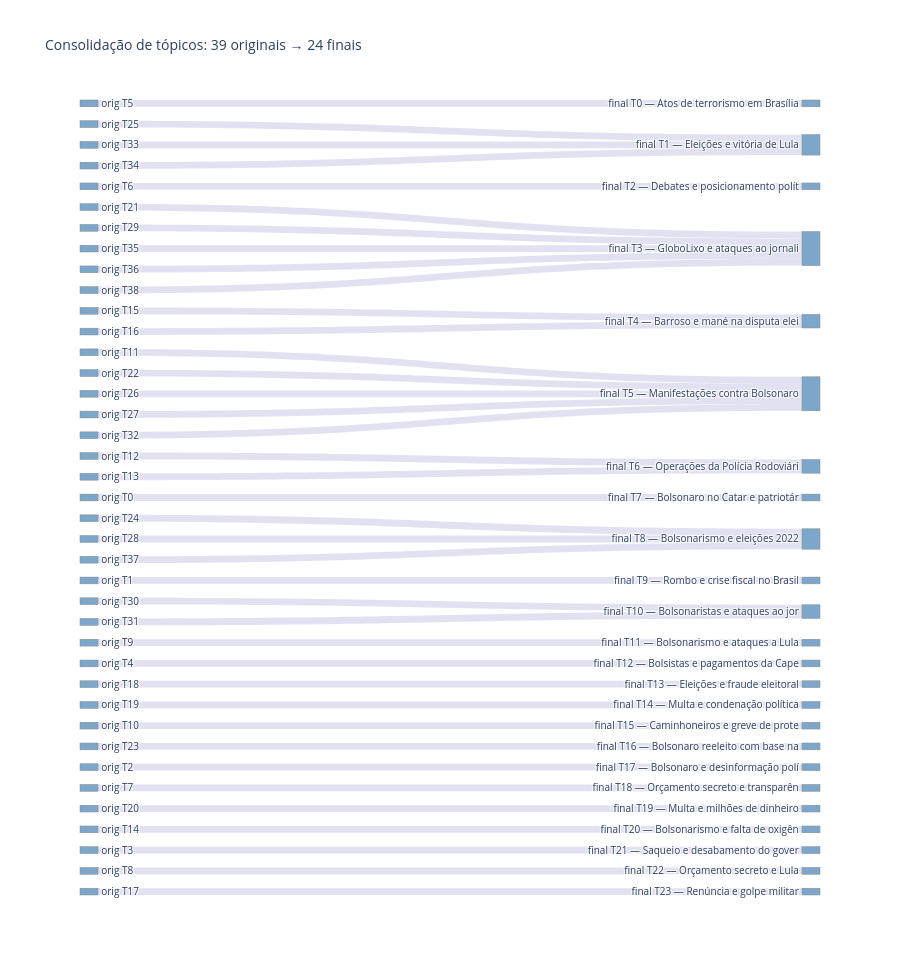

Notebook source saved alongside this figure:
### Markdown cell above
## V2 — Sankey: consolidação de tópicos pelo `reduce_topics`

Diagrama de Sankey mostrando como os tópicos descobertos pelo HDBSCAN foram
**consolidados** pelo `reduce_topics(nr_topics=N)`. Cada fluxo conecta um
tópico original a um tópico final, com largura proporcional ao número de
documentos.

Útil para a dissertação:
- Documenta visualmente a redução de granularidade (54 → 29 no run final)
- Mostra que tópicos "irmãos" foram absorvidos pelo mesmo cluster final
  (ex: 6 sub-tópicos de Segurança Pública → 1 tópico T3 consolidado)

Usa `topic_model.topic_mapper_.get_mappings()` para reconstruir o mapping.

### Code cell
try:
    import plotly.graph_objects as go
    mapper = getattr(topic_model, "topic_mapper_", None)
    mappings = mapper.get_mappings() if mapper else None
except Exception as _e:
    mappings = None

if mappings and len(mappings) > 0:
    # Mappings é um dict {topico_original: topico_final}
    # Excluir outliers (-1) se presentes
    flow_counts: dict = {}
    for tid_orig, tid_final in mappings.items():
        if tid_orig == -1 or tid_final == -1:
            continue
        flow_counts[(tid_orig, tid_final)] = flow_counts.get((tid_orig, tid_final), 0) + 1

    if flow_counts:
        # Para Sankey, usamos a contagem real de docs no tópico original (estimada)
        # como peso do fluxo. Sem essa info preservada, usamos contagem unitária.
        orig_ids = sorted({o for o, _ in flow_counts.keys()})
        final_ids = sorted({f for _, f in flow_counts.keys()})

        node_labels = (
            [f"orig T{t}" for t in orig_ids]
            + [f"final T{t} — {names.get(t, '')[:30]}" for t in final_ids]
        )
        orig_idx = {t: i for i, t in enumerate(orig_ids)}
        final_idx = {t: i + len(orig_ids) for i, t in enumerate(final_ids)}

        sources, targets, values = [], [], []
        for (o, f), v in flow_counts.items():
            sources.append(orig_idx[o])
            targets.append(final_idx[f])
            values.append(v)

        fig = go.Figure(data=[go.Sankey(
            arrangement="snap",
            node=dict(
                pad=15, thickness=18,
                line=dict(color="#888", width=0.5),
                label=node_labels,
                color="rgba(70, 130, 180, 0.7)",
            ),
            link=dict(source=sources, target=targets, value=values,
                      color="rgba(180, 180, 220, 0.4)"),
        )])
        fig.update_layout(
            title_text=f"Consolidação de tópicos: {len(orig_ids)} originais → {len(final_ids)} finais",
            font_size=10, height=max(500, 25 * max(len(orig_ids), len(final_ids))),
        )
        fig.write_html(RESULTS_DIR / "bertopic_sankey_reduce_topics.html")
        fig.show()
        print(f"Salvo: {RESULTS_DIR / 'bertopic_sankey_reduce_topics.html'}")
    else:
        print("V2: nenhum fluxo de redução encontrado (reduce_topics não foi aplicado).")
else:
    print("V2: topic_mapper_ vazio ou indisponível — reduce_topics não foi aplicado.")

### Figure 1 — Plotly figure (JSON) as saved in the notebook; plotly's stock layout.template omitted (floating-point values rounded to 4 significant figures)
{"data": [{"arrangement": "snap", "link": {"color": "rgba(180, 180, 220, 0.4)", "source": [0, 1, 2, 3, 4, 5, 6, 7, 8, 9, 10, 11, 12, 13, 14, 15, 16, 17, 18, 19, 20, 21, 22, 23, 24, 25, 26, 27, 28, 29, 30, 31, 32, 33, 34, 35, 36, 37, 38], "target": [46, 48, 56, 60, 51, 39, 41, 57, 61, 50, 54, 44, 45, 45, 59, 43, 43, 62, 52, 53, 58, 42, 44, 55, 47, 40, 44, 44, 47, 42, 49, 49, 44, 40, 40, 42, 42, 47, 42], "value": [1, 1, 1, 1, 1, 1, 1, 1, 1, 1, 1, 1, 1, 1, 1, 1, 1, 1, 1, 1, 1, 1, 1, 1, 1, 1, 1, 1, 1, 1, 1, 1, 1, 1, 1, 1, 1, 1, 1]}, "node": {"color": "rgba(70, 130, 180, 0.7)", "label": ["orig T0", "orig T1", "orig T2", "orig T3", "orig T4", "orig T5", "orig T6", "orig T7", "orig T8", "orig T9", "orig T10", "orig T11", "orig T12", "orig T13", "orig T14", "orig T15", "orig T16", "orig T17", "orig T18", "orig T19", "orig T20", "orig T21", "orig T22", "orig T23", "orig T24", "orig T25", "orig T26", "orig T27", "orig T28", "orig T29", "orig T30", "orig T31", "orig T32", "orig T33", "orig T34", "orig T35", "orig T36", "orig T37", "orig T38", "final T0 — Atos de terrorismo em Brasília", "final T1 — Eleições e vitória de Lula", "final T2 — Debates e posicionamento polít", "final T3 — GloboLixo e ataques ao jornali", "final T4 — Barroso e mané na disputa elei", "final T5 — Manifestações contra Bolsonaro", "final T6 — Operações da Polícia Rodoviári", "final T7 — Bolsonaro no Catar e patriotár", "final T8 — Bolsonarismo e eleições 2022", "final T9 — Rombo e crise fiscal no Brasil", "final T10 — Bolsonaristas e ataques ao jor", "final T11 — Bolsonarismo e ataques a Lula", "final T12 — Bolsistas e pagamentos da Cape", "final T13 — Eleições e fraude eleitoral", "final T14 — Multa e condenação política", "final T15 — Caminhoneiros e greve de prote", "final T16 — Bolsonaro reeleito com base na", "final T17 — Bolsonaro e desinformação polí", "final T18 — Orçamento secreto e transparên", "final T19 — Multa e milhões de dinheiro", "final T20 — Bolsonarismo e falta de oxigên", "final T21 — Saqueio e desabamento do gover", "final T22 — Orçamento secreto e Lula", "final T23 — Renúncia e golpe militar"], "line": {"color": "#888", "width": 0.5}, "pad": 15, "thickness": 18}, "type": "sankey"}], "layout": {"font": {"size": 10}, "height": 975, "title": {"text": "Consolidação de tópicos: 39 originais → 24 finais"}}}
